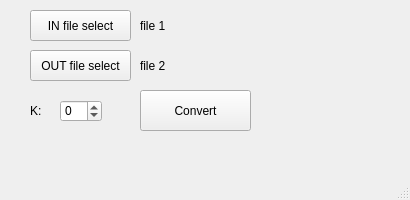
<?xml version="1.0" encoding="UTF-8"?>
<ui version="4.0">
 <class>MainWindow</class>
 <widget class="QMainWindow" name="MainWindow">
  <property name="geometry">
   <rect>
    <x>0</x>
    <y>0</y>
    <width>410</width>
    <height>200</height>
   </rect>
  </property>
  <property name="windowTitle">
   <string>MainWindow</string>
  </property>
  <widget class="QWidget" name="centralwidget">
   <widget class="QPushButton" name="pushButton">
    <property name="geometry">
     <rect>
      <x>140</x>
      <y>90</y>
      <width>111</width>
      <height>41</height>
     </rect>
    </property>
    <property name="text">
     <string>Convert</string>
    </property>
   </widget>
   <widget class="QSpinBox" name="spinBox">
    <property name="geometry">
     <rect>
      <x>60</x>
      <y>100</y>
      <width>42</width>
      <height>22</height>
     </rect>
    </property>
    <property name="inputMethodHints">
     <set>Qt::ImhDigitsOnly</set>
    </property>
    <property name="minimum">
     <number>-33</number>
    </property>
    <property name="maximum">
     <number>33</number>
    </property>
   </widget>
   <widget class="QLabel" name="label_3">
    <property name="geometry">
     <rect>
      <x>30</x>
      <y>100</y>
      <width>16</width>
      <height>21</height>
     </rect>
    </property>
    <property name="text">
     <string>K: </string>
    </property>
   </widget>
   <widget class="QPushButton" name="pushButton_2">
    <property name="geometry">
     <rect>
      <x>30</x>
      <y>10</y>
      <width>101</width>
      <height>31</height>
     </rect>
    </property>
    <property name="text">
     <string>IN file select</string>
    </property>
   </widget>
   <widget class="QPushButton" name="pushButton_3">
    <property name="geometry">
     <rect>
      <x>30</x>
      <y>50</y>
      <width>101</width>
      <height>31</height>
     </rect>
    </property>
    <property name="text">
     <string>OUT file select</string>
    </property>
   </widget>
   <widget class="QLabel" name="label_4">
    <property name="geometry">
     <rect>
      <x>140</x>
      <y>10</y>
      <width>351</width>
      <height>31</height>
     </rect>
    </property>
    <property name="text">
     <string>file 1</string>
    </property>
   </widget>
   <widget class="QLabel" name="label_5">
    <property name="geometry">
     <rect>
      <x>140</x>
      <y>50</y>
      <width>351</width>
      <height>31</height>
     </rect>
    </property>
    <property name="text">
     <string>file 2</string>
    </property>
   </widget>
  </widget>
  <widget class="QMenuBar" name="menubar">
   <property name="geometry">
    <rect>
     <x>0</x>
     <y>0</y>
     <width>410</width>
     <height>20</height>
    </rect>
   </property>
  </widget>
  <widget class="QStatusBar" name="statusbar"/>
 </widget>
 <resources/>
 <connections/>
</ui>
